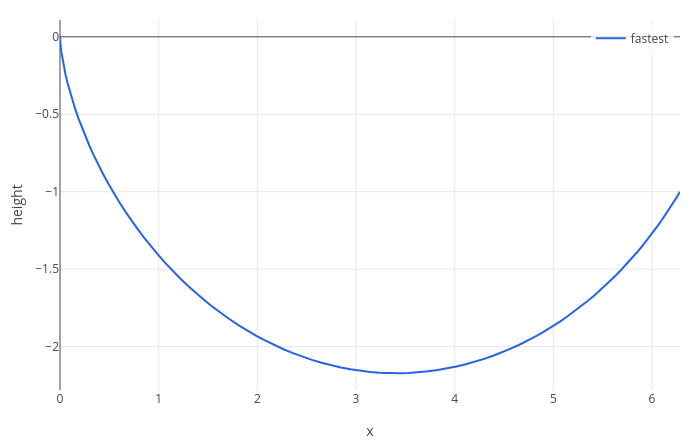

Notebook code for this chart:
### Markdown cell above
## 5. Going down to come up

Now put B far to the side and only a little lower: at $(2\pi, 1)$.

### Code cell
s = extremal(sqrt((1 + d(y, x)^2)/(2*9.81*y)), y, x, 0, 2*pi, 0, 1);
eval(s.J, 4)
eval(action(sqrt((1 + d(y, x)^2)/(2*9.81*y)), y, x, x/(2*pi), 0, 2*pi), 4)
Y = s.y;
eval(max(Y), 3)
labels(legend(plot(s.x, -Y), "fastest"), "x", "height")
